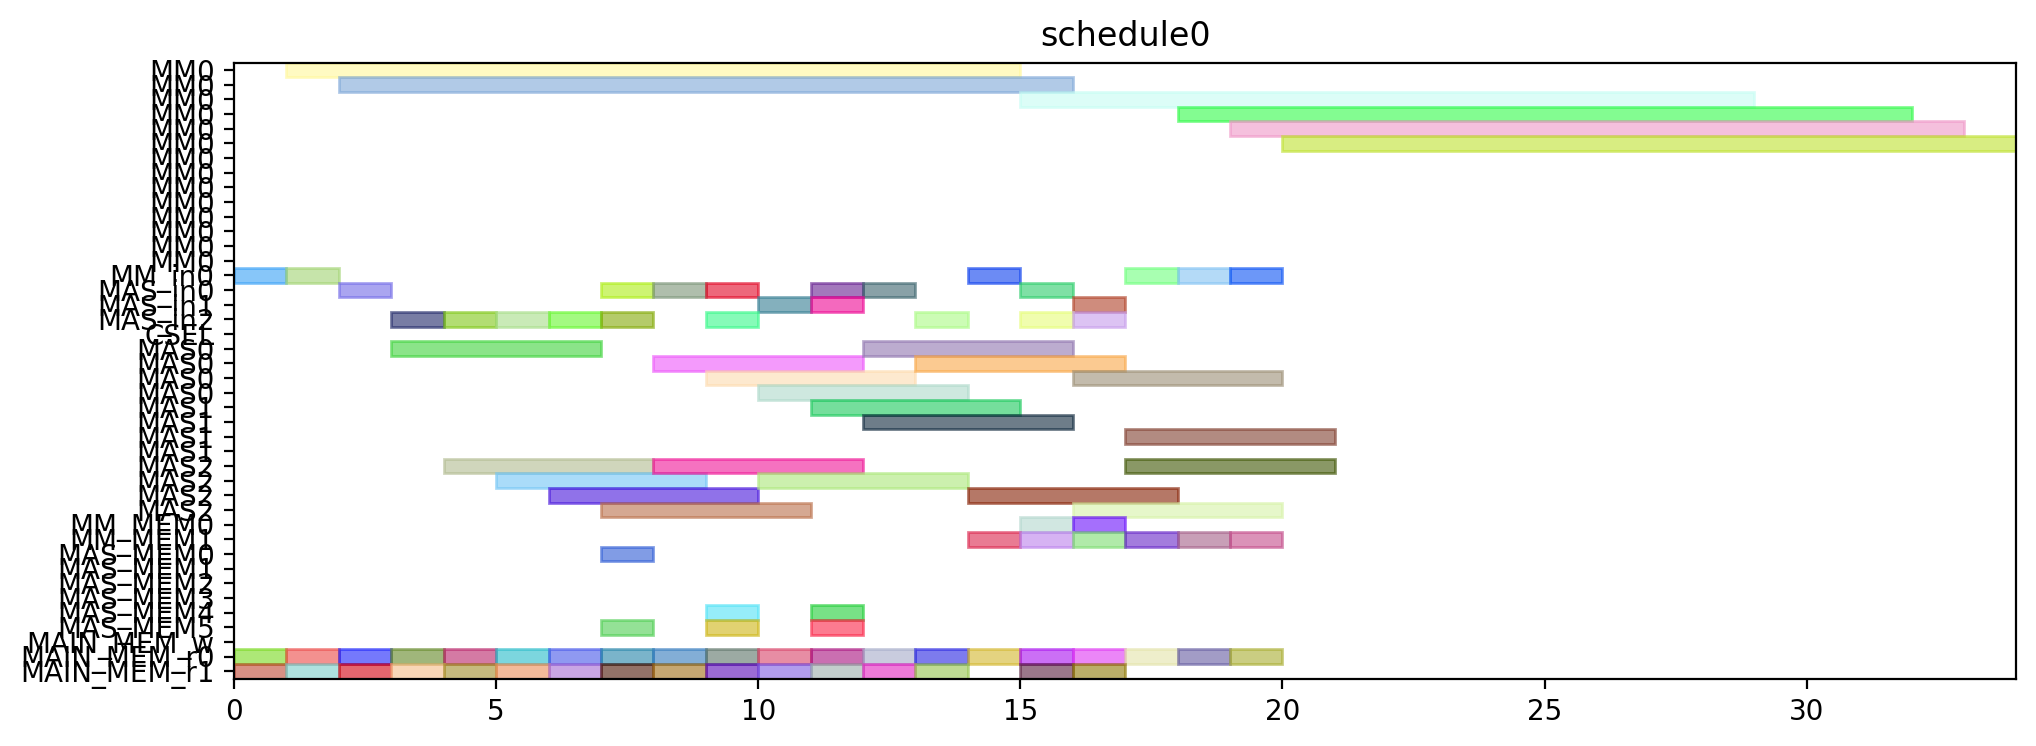

Here is the Python script that generated this plot:
from pyschedule import Scenario, solvers, plotters, alt


def solve():
	horizon = 120
	S = Scenario("schedule0", horizon=horizon)

	# resource
	MM = S.Resources('MM', num=1, size=14)
	MM_in = S.Resources('MM_in', num=1)
	MAS_in = S.Resources('MAS_in', num=3)
	CSEL = S.Resource('CSEL')
	MAS = S.Resources('MAS', num=3, size=4, periods=range(1, horizon))
	MM_MEM = S.Resources('MM_MEM', num=2)
	MAS_MEM = S.Resources('MAS_MEM', num=6)
	MAIN_MEM_w = S.Resource('MAIN_MEM_w', size=1)
	MAIN_MEM_r = S.Resources('MAIN_MEM_r', num=2)

	# result of previous scheduling

	# new tasks
	c_qinv_denom_inv0 = S.Task('c_qinv_denom_inv0', length=14, delay_cost=1)
	c_qinv_denom_inv0 += alt(MM)
	c_qinv_denom_inv0_in = S.Task('c_qinv_denom_inv0_in', length=1, delay_cost=1)
	c_qinv_denom_inv0_in += alt(MM_in)
	S += c_qinv_denom_inv0_in*MM_in[0]<=c_qinv_denom_inv0*MM[0]
	c_qinv_denom_inv0_mem0 = S.Task('c_qinv_denom_inv0_mem0', length=1, delay_cost=1)
	c_qinv_denom_inv0_mem0 += MAIN_MEM_r[0]
	S += c_qinv_denom_inv0_mem0 <= c_qinv_denom_inv0

	c_qinv_denom_inv0_mem1 = S.Task('c_qinv_denom_inv0_mem1', length=1, delay_cost=1)
	c_qinv_denom_inv0_mem1 += MAIN_MEM_r[1]
	S += c_qinv_denom_inv0_mem1 <= c_qinv_denom_inv0

	c_qinv_denom_inv1_ = S.Task('c_qinv_denom_inv1_', length=14, delay_cost=1)
	c_qinv_denom_inv1_ += alt(MM)
	c_qinv_denom_inv1__in = S.Task('c_qinv_denom_inv1__in', length=1, delay_cost=1)
	c_qinv_denom_inv1__in += alt(MM_in)
	S += c_qinv_denom_inv1__in*MM_in[0]<=c_qinv_denom_inv1_*MM[0]
	c_qinv_denom_inv1__mem0 = S.Task('c_qinv_denom_inv1__mem0', length=1, delay_cost=1)
	c_qinv_denom_inv1__mem0 += MAIN_MEM_r[0]
	S += c_qinv_denom_inv1__mem0 <= c_qinv_denom_inv1_

	c_qinv_denom_inv1__mem1 = S.Task('c_qinv_denom_inv1__mem1', length=1, delay_cost=1)
	c_qinv_denom_inv1__mem1 += MAIN_MEM_r[1]
	S += c_qinv_denom_inv1__mem1 <= c_qinv_denom_inv1_

	c_qinv0_t2 = S.Task('c_qinv0_t2', length=4, delay_cost=1)
	c_qinv0_t2 += alt(MAS)
	c_qinv0_t2_in = S.Task('c_qinv0_t2_in', length=1, delay_cost=1)
	c_qinv0_t2_in += alt(MAS_in)
	S += c_qinv0_t2_in*MAS_in[0]<=c_qinv0_t2*MAS[0]

	S += c_qinv0_t2_in*MAS_in[1]<=c_qinv0_t2*MAS[1]

	S += c_qinv0_t2_in*MAS_in[2]<=c_qinv0_t2*MAS[2]

	c_qinv0_t2_mem0 = S.Task('c_qinv0_t2_mem0', length=1, delay_cost=1)
	c_qinv0_t2_mem0 += MAIN_MEM_r[0]
	S += c_qinv0_t2_mem0 <= c_qinv0_t2

	c_qinv0_t2_mem1 = S.Task('c_qinv0_t2_mem1', length=1, delay_cost=1)
	c_qinv0_t2_mem1 += MAIN_MEM_r[1]
	S += c_qinv0_t2_mem1 <= c_qinv0_t2

	c_qinv1__t2 = S.Task('c_qinv1__t2', length=4, delay_cost=1)
	c_qinv1__t2 += alt(MAS)
	c_qinv1__t2_in = S.Task('c_qinv1__t2_in', length=1, delay_cost=1)
	c_qinv1__t2_in += alt(MAS_in)
	S += c_qinv1__t2_in*MAS_in[0]<=c_qinv1__t2*MAS[0]

	S += c_qinv1__t2_in*MAS_in[1]<=c_qinv1__t2*MAS[1]

	S += c_qinv1__t2_in*MAS_in[2]<=c_qinv1__t2*MAS[2]

	c_qinv1__t2_mem0 = S.Task('c_qinv1__t2_mem0', length=1, delay_cost=1)
	c_qinv1__t2_mem0 += MAIN_MEM_r[0]
	S += c_qinv1__t2_mem0 <= c_qinv1__t2

	c_qinv1__t2_mem1 = S.Task('c_qinv1__t2_mem1', length=1, delay_cost=1)
	c_qinv1__t2_mem1 += MAIN_MEM_r[1]
	S += c_qinv1__t2_mem1 <= c_qinv1__t2

	c0_t0_t2 = S.Task('c0_t0_t2', length=4, delay_cost=1)
	c0_t0_t2 += alt(MAS)
	c0_t0_t2_in = S.Task('c0_t0_t2_in', length=1, delay_cost=1)
	c0_t0_t2_in += alt(MAS_in)
	S += c0_t0_t2_in*MAS_in[0]<=c0_t0_t2*MAS[0]

	S += c0_t0_t2_in*MAS_in[1]<=c0_t0_t2*MAS[1]

	S += c0_t0_t2_in*MAS_in[2]<=c0_t0_t2*MAS[2]

	c0_t0_t2_mem0 = S.Task('c0_t0_t2_mem0', length=1, delay_cost=1)
	c0_t0_t2_mem0 += MAIN_MEM_r[0]
	S += c0_t0_t2_mem0 <= c0_t0_t2

	c0_t0_t2_mem1 = S.Task('c0_t0_t2_mem1', length=1, delay_cost=1)
	c0_t0_t2_mem1 += MAIN_MEM_r[1]
	S += c0_t0_t2_mem1 <= c0_t0_t2

	c0_t1_t2 = S.Task('c0_t1_t2', length=4, delay_cost=1)
	c0_t1_t2 += alt(MAS)
	c0_t1_t2_in = S.Task('c0_t1_t2_in', length=1, delay_cost=1)
	c0_t1_t2_in += alt(MAS_in)
	S += c0_t1_t2_in*MAS_in[0]<=c0_t1_t2*MAS[0]

	S += c0_t1_t2_in*MAS_in[1]<=c0_t1_t2*MAS[1]

	S += c0_t1_t2_in*MAS_in[2]<=c0_t1_t2*MAS[2]

	c0_t1_t2_mem0 = S.Task('c0_t1_t2_mem0', length=1, delay_cost=1)
	c0_t1_t2_mem0 += MAIN_MEM_r[0]
	S += c0_t1_t2_mem0 <= c0_t1_t2

	c0_t1_t2_mem1 = S.Task('c0_t1_t2_mem1', length=1, delay_cost=1)
	c0_t1_t2_mem1 += MAIN_MEM_r[1]
	S += c0_t1_t2_mem1 <= c0_t1_t2

	c0_t20 = S.Task('c0_t20', length=4, delay_cost=1)
	c0_t20 += alt(MAS)
	c0_t20_in = S.Task('c0_t20_in', length=1, delay_cost=1)
	c0_t20_in += alt(MAS_in)
	S += c0_t20_in*MAS_in[0]<=c0_t20*MAS[0]

	S += c0_t20_in*MAS_in[1]<=c0_t20*MAS[1]

	S += c0_t20_in*MAS_in[2]<=c0_t20*MAS[2]

	c0_t20_mem0 = S.Task('c0_t20_mem0', length=1, delay_cost=1)
	c0_t20_mem0 += MAIN_MEM_r[0]
	S += c0_t20_mem0 <= c0_t20

	c0_t20_mem1 = S.Task('c0_t20_mem1', length=1, delay_cost=1)
	c0_t20_mem1 += MAIN_MEM_r[1]
	S += c0_t20_mem1 <= c0_t20

	c0_t21 = S.Task('c0_t21', length=4, delay_cost=1)
	c0_t21 += alt(MAS)
	c0_t21_in = S.Task('c0_t21_in', length=1, delay_cost=1)
	c0_t21_in += alt(MAS_in)
	S += c0_t21_in*MAS_in[0]<=c0_t21*MAS[0]

	S += c0_t21_in*MAS_in[1]<=c0_t21*MAS[1]

	S += c0_t21_in*MAS_in[2]<=c0_t21*MAS[2]

	c0_t21_mem0 = S.Task('c0_t21_mem0', length=1, delay_cost=1)
	c0_t21_mem0 += MAIN_MEM_r[0]
	S += c0_t21_mem0 <= c0_t21

	c0_t21_mem1 = S.Task('c0_t21_mem1', length=1, delay_cost=1)
	c0_t21_mem1 += MAIN_MEM_r[1]
	S += c0_t21_mem1 <= c0_t21

	c1_t0_t2 = S.Task('c1_t0_t2', length=4, delay_cost=1)
	c1_t0_t2 += alt(MAS)
	c1_t0_t2_in = S.Task('c1_t0_t2_in', length=1, delay_cost=1)
	c1_t0_t2_in += alt(MAS_in)
	S += c1_t0_t2_in*MAS_in[0]<=c1_t0_t2*MAS[0]

	S += c1_t0_t2_in*MAS_in[1]<=c1_t0_t2*MAS[1]

	S += c1_t0_t2_in*MAS_in[2]<=c1_t0_t2*MAS[2]

	c1_t0_t2_mem0 = S.Task('c1_t0_t2_mem0', length=1, delay_cost=1)
	c1_t0_t2_mem0 += MAIN_MEM_r[0]
	S += c1_t0_t2_mem0 <= c1_t0_t2

	c1_t0_t2_mem1 = S.Task('c1_t0_t2_mem1', length=1, delay_cost=1)
	c1_t0_t2_mem1 += MAIN_MEM_r[1]
	S += c1_t0_t2_mem1 <= c1_t0_t2

	c1_t1_t2 = S.Task('c1_t1_t2', length=4, delay_cost=1)
	c1_t1_t2 += alt(MAS)
	c1_t1_t2_in = S.Task('c1_t1_t2_in', length=1, delay_cost=1)
	c1_t1_t2_in += alt(MAS_in)
	S += c1_t1_t2_in*MAS_in[0]<=c1_t1_t2*MAS[0]

	S += c1_t1_t2_in*MAS_in[1]<=c1_t1_t2*MAS[1]

	S += c1_t1_t2_in*MAS_in[2]<=c1_t1_t2*MAS[2]

	c1_t1_t2_mem0 = S.Task('c1_t1_t2_mem0', length=1, delay_cost=1)
	c1_t1_t2_mem0 += MAIN_MEM_r[0]
	S += c1_t1_t2_mem0 <= c1_t1_t2

	c1_t1_t2_mem1 = S.Task('c1_t1_t2_mem1', length=1, delay_cost=1)
	c1_t1_t2_mem1 += MAIN_MEM_r[1]
	S += c1_t1_t2_mem1 <= c1_t1_t2

	c1_t20 = S.Task('c1_t20', length=4, delay_cost=1)
	c1_t20 += alt(MAS)
	c1_t20_in = S.Task('c1_t20_in', length=1, delay_cost=1)
	c1_t20_in += alt(MAS_in)
	S += c1_t20_in*MAS_in[0]<=c1_t20*MAS[0]

	S += c1_t20_in*MAS_in[1]<=c1_t20*MAS[1]

	S += c1_t20_in*MAS_in[2]<=c1_t20*MAS[2]

	c1_t20_mem0 = S.Task('c1_t20_mem0', length=1, delay_cost=1)
	c1_t20_mem0 += MAIN_MEM_r[0]
	S += c1_t20_mem0 <= c1_t20

	c1_t20_mem1 = S.Task('c1_t20_mem1', length=1, delay_cost=1)
	c1_t20_mem1 += MAIN_MEM_r[1]
	S += c1_t20_mem1 <= c1_t20

	c1_t21 = S.Task('c1_t21', length=4, delay_cost=1)
	c1_t21 += alt(MAS)
	c1_t21_in = S.Task('c1_t21_in', length=1, delay_cost=1)
	c1_t21_in += alt(MAS_in)
	S += c1_t21_in*MAS_in[0]<=c1_t21*MAS[0]

	S += c1_t21_in*MAS_in[1]<=c1_t21*MAS[1]

	S += c1_t21_in*MAS_in[2]<=c1_t21*MAS[2]

	c1_t21_mem0 = S.Task('c1_t21_mem0', length=1, delay_cost=1)
	c1_t21_mem0 += MAIN_MEM_r[0]
	S += c1_t21_mem0 <= c1_t21

	c1_t21_mem1 = S.Task('c1_t21_mem1', length=1, delay_cost=1)
	c1_t21_mem1 += MAIN_MEM_r[1]
	S += c1_t21_mem1 <= c1_t21

	c2_t0_t2 = S.Task('c2_t0_t2', length=4, delay_cost=1)
	c2_t0_t2 += alt(MAS)
	c2_t0_t2_in = S.Task('c2_t0_t2_in', length=1, delay_cost=1)
	c2_t0_t2_in += alt(MAS_in)
	S += c2_t0_t2_in*MAS_in[0]<=c2_t0_t2*MAS[0]

	S += c2_t0_t2_in*MAS_in[1]<=c2_t0_t2*MAS[1]

	S += c2_t0_t2_in*MAS_in[2]<=c2_t0_t2*MAS[2]

	c2_t0_t2_mem0 = S.Task('c2_t0_t2_mem0', length=1, delay_cost=1)
	c2_t0_t2_mem0 += MAIN_MEM_r[0]
	S += c2_t0_t2_mem0 <= c2_t0_t2

	c2_t0_t2_mem1 = S.Task('c2_t0_t2_mem1', length=1, delay_cost=1)
	c2_t0_t2_mem1 += MAIN_MEM_r[1]
	S += c2_t0_t2_mem1 <= c2_t0_t2

	c2_t1_t2 = S.Task('c2_t1_t2', length=4, delay_cost=1)
	c2_t1_t2 += alt(MAS)
	c2_t1_t2_in = S.Task('c2_t1_t2_in', length=1, delay_cost=1)
	c2_t1_t2_in += alt(MAS_in)
	S += c2_t1_t2_in*MAS_in[0]<=c2_t1_t2*MAS[0]

	S += c2_t1_t2_in*MAS_in[1]<=c2_t1_t2*MAS[1]

	S += c2_t1_t2_in*MAS_in[2]<=c2_t1_t2*MAS[2]

	c2_t1_t2_mem0 = S.Task('c2_t1_t2_mem0', length=1, delay_cost=1)
	c2_t1_t2_mem0 += MAIN_MEM_r[0]
	S += c2_t1_t2_mem0 <= c2_t1_t2

	c2_t1_t2_mem1 = S.Task('c2_t1_t2_mem1', length=1, delay_cost=1)
	c2_t1_t2_mem1 += MAIN_MEM_r[1]
	S += c2_t1_t2_mem1 <= c2_t1_t2

	c2_t20 = S.Task('c2_t20', length=4, delay_cost=1)
	c2_t20 += alt(MAS)
	c2_t20_in = S.Task('c2_t20_in', length=1, delay_cost=1)
	c2_t20_in += alt(MAS_in)
	S += c2_t20_in*MAS_in[0]<=c2_t20*MAS[0]

	S += c2_t20_in*MAS_in[1]<=c2_t20*MAS[1]

	S += c2_t20_in*MAS_in[2]<=c2_t20*MAS[2]

	c2_t20_mem0 = S.Task('c2_t20_mem0', length=1, delay_cost=1)
	c2_t20_mem0 += MAIN_MEM_r[0]
	S += c2_t20_mem0 <= c2_t20

	c2_t20_mem1 = S.Task('c2_t20_mem1', length=1, delay_cost=1)
	c2_t20_mem1 += MAIN_MEM_r[1]
	S += c2_t20_mem1 <= c2_t20

	c2_t21 = S.Task('c2_t21', length=4, delay_cost=1)
	c2_t21 += alt(MAS)
	c2_t21_in = S.Task('c2_t21_in', length=1, delay_cost=1)
	c2_t21_in += alt(MAS_in)
	S += c2_t21_in*MAS_in[0]<=c2_t21*MAS[0]

	S += c2_t21_in*MAS_in[1]<=c2_t21*MAS[1]

	S += c2_t21_in*MAS_in[2]<=c2_t21*MAS[2]

	c2_t21_mem0 = S.Task('c2_t21_mem0', length=1, delay_cost=1)
	c2_t21_mem0 += MAIN_MEM_r[0]
	S += c2_t21_mem0 <= c2_t21

	c2_t21_mem1 = S.Task('c2_t21_mem1', length=1, delay_cost=1)
	c2_t21_mem1 += MAIN_MEM_r[1]
	S += c2_t21_mem1 <= c2_t21

	c_qinv0_t0 = S.Task('c_qinv0_t0', length=14, delay_cost=1)
	c_qinv0_t0 += alt(MM)
	c_qinv0_t0_in = S.Task('c_qinv0_t0_in', length=1, delay_cost=1)
	c_qinv0_t0_in += alt(MM_in)
	S += c_qinv0_t0_in*MM_in[0]<=c_qinv0_t0*MM[0]
	c_qinv0_t0_mem0 = S.Task('c_qinv0_t0_mem0', length=1, delay_cost=1)
	c_qinv0_t0_mem0 += MAIN_MEM_r[0]
	S += c_qinv0_t0_mem0 <= c_qinv0_t0

	c_qinv0_t0_mem1 = S.Task('c_qinv0_t0_mem1', length=1, delay_cost=1)
	c_qinv0_t0_mem1 += alt(MM_MEM)
	S += (c_qinv_denom_inv0*MM[0])-1 < c_qinv0_t0_mem1*MM_MEM[1]
	S += c_qinv0_t0_mem1 <= c_qinv0_t0

	c_qinv0_t1 = S.Task('c_qinv0_t1', length=14, delay_cost=1)
	c_qinv0_t1 += alt(MM)
	c_qinv0_t1_in = S.Task('c_qinv0_t1_in', length=1, delay_cost=1)
	c_qinv0_t1_in += alt(MM_in)
	S += c_qinv0_t1_in*MM_in[0]<=c_qinv0_t1*MM[0]
	c_qinv0_t1_mem0 = S.Task('c_qinv0_t1_mem0', length=1, delay_cost=1)
	c_qinv0_t1_mem0 += MAIN_MEM_r[0]
	S += c_qinv0_t1_mem0 <= c_qinv0_t1

	c_qinv0_t1_mem1 = S.Task('c_qinv0_t1_mem1', length=1, delay_cost=1)
	c_qinv0_t1_mem1 += alt(MM_MEM)
	S += (c_qinv_denom_inv1_*MM[0])-1 < c_qinv0_t1_mem1*MM_MEM[1]
	S += c_qinv0_t1_mem1 <= c_qinv0_t1

	c_qinv0_t3 = S.Task('c_qinv0_t3', length=4, delay_cost=1)
	c_qinv0_t3 += alt(MAS)
	c_qinv0_t3_in = S.Task('c_qinv0_t3_in', length=1, delay_cost=1)
	c_qinv0_t3_in += alt(MAS_in)
	S += c_qinv0_t3_in*MAS_in[0]<=c_qinv0_t3*MAS[0]

	S += c_qinv0_t3_in*MAS_in[1]<=c_qinv0_t3*MAS[1]

	S += c_qinv0_t3_in*MAS_in[2]<=c_qinv0_t3*MAS[2]

	c_qinv0_t3_mem0 = S.Task('c_qinv0_t3_mem0', length=1, delay_cost=1)
	c_qinv0_t3_mem0 += alt(MM_MEM)
	S += (c_qinv_denom_inv0*MM[0])-1 < c_qinv0_t3_mem0*MM_MEM[0]
	S += c_qinv0_t3_mem0 <= c_qinv0_t3

	c_qinv0_t3_mem1 = S.Task('c_qinv0_t3_mem1', length=1, delay_cost=1)
	c_qinv0_t3_mem1 += alt(MM_MEM)
	S += (c_qinv_denom_inv1_*MM[0])-1 < c_qinv0_t3_mem1*MM_MEM[1]
	S += c_qinv0_t3_mem1 <= c_qinv0_t3

	c_qinv1__t0 = S.Task('c_qinv1__t0', length=14, delay_cost=1)
	c_qinv1__t0 += alt(MM)
	c_qinv1__t0_in = S.Task('c_qinv1__t0_in', length=1, delay_cost=1)
	c_qinv1__t0_in += alt(MM_in)
	S += c_qinv1__t0_in*MM_in[0]<=c_qinv1__t0*MM[0]
	c_qinv1__t0_mem0 = S.Task('c_qinv1__t0_mem0', length=1, delay_cost=1)
	c_qinv1__t0_mem0 += MAIN_MEM_r[0]
	S += c_qinv1__t0_mem0 <= c_qinv1__t0

	c_qinv1__t0_mem1 = S.Task('c_qinv1__t0_mem1', length=1, delay_cost=1)
	c_qinv1__t0_mem1 += alt(MM_MEM)
	S += (c_qinv_denom_inv0*MM[0])-1 < c_qinv1__t0_mem1*MM_MEM[1]
	S += c_qinv1__t0_mem1 <= c_qinv1__t0

	c_qinv1__t1 = S.Task('c_qinv1__t1', length=14, delay_cost=1)
	c_qinv1__t1 += alt(MM)
	c_qinv1__t1_in = S.Task('c_qinv1__t1_in', length=1, delay_cost=1)
	c_qinv1__t1_in += alt(MM_in)
	S += c_qinv1__t1_in*MM_in[0]<=c_qinv1__t1*MM[0]
	c_qinv1__t1_mem0 = S.Task('c_qinv1__t1_mem0', length=1, delay_cost=1)
	c_qinv1__t1_mem0 += MAIN_MEM_r[0]
	S += c_qinv1__t1_mem0 <= c_qinv1__t1

	c_qinv1__t1_mem1 = S.Task('c_qinv1__t1_mem1', length=1, delay_cost=1)
	c_qinv1__t1_mem1 += alt(MM_MEM)
	S += (c_qinv_denom_inv1_*MM[0])-1 < c_qinv1__t1_mem1*MM_MEM[1]
	S += c_qinv1__t1_mem1 <= c_qinv1__t1

	c_qinv1__t3 = S.Task('c_qinv1__t3', length=4, delay_cost=1)
	c_qinv1__t3 += alt(MAS)
	c_qinv1__t3_in = S.Task('c_qinv1__t3_in', length=1, delay_cost=1)
	c_qinv1__t3_in += alt(MAS_in)
	S += c_qinv1__t3_in*MAS_in[0]<=c_qinv1__t3*MAS[0]

	S += c_qinv1__t3_in*MAS_in[1]<=c_qinv1__t3*MAS[1]

	S += c_qinv1__t3_in*MAS_in[2]<=c_qinv1__t3*MAS[2]

	c_qinv1__t3_mem0 = S.Task('c_qinv1__t3_mem0', length=1, delay_cost=1)
	c_qinv1__t3_mem0 += alt(MM_MEM)
	S += (c_qinv_denom_inv0*MM[0])-1 < c_qinv1__t3_mem0*MM_MEM[0]
	S += c_qinv1__t3_mem0 <= c_qinv1__t3

	c_qinv1__t3_mem1 = S.Task('c_qinv1__t3_mem1', length=1, delay_cost=1)
	c_qinv1__t3_mem1 += alt(MM_MEM)
	S += (c_qinv_denom_inv1_*MM[0])-1 < c_qinv1__t3_mem1*MM_MEM[1]
	S += c_qinv1__t3_mem1 <= c_qinv1__t3

	c0_t4_t2 = S.Task('c0_t4_t2', length=4, delay_cost=1)
	c0_t4_t2 += alt(MAS)
	c0_t4_t2_in = S.Task('c0_t4_t2_in', length=1, delay_cost=1)
	c0_t4_t2_in += alt(MAS_in)
	S += c0_t4_t2_in*MAS_in[0]<=c0_t4_t2*MAS[0]

	S += c0_t4_t2_in*MAS_in[1]<=c0_t4_t2*MAS[1]

	S += c0_t4_t2_in*MAS_in[2]<=c0_t4_t2*MAS[2]

	c0_t4_t2_mem0 = S.Task('c0_t4_t2_mem0', length=1, delay_cost=1)
	c0_t4_t2_mem0 += alt(MAS_MEM)
	S += (c0_t20*MAS[0])-1 < c0_t4_t2_mem0*MAS_MEM[0]
	S += (c0_t20*MAS[1])-1 < c0_t4_t2_mem0*MAS_MEM[2]
	S += (c0_t20*MAS[2])-1 < c0_t4_t2_mem0*MAS_MEM[4]
	S += c0_t4_t2_mem0 <= c0_t4_t2

	c0_t4_t2_mem1 = S.Task('c0_t4_t2_mem1', length=1, delay_cost=1)
	c0_t4_t2_mem1 += alt(MAS_MEM)
	S += (c0_t21*MAS[0])-1 < c0_t4_t2_mem1*MAS_MEM[1]
	S += (c0_t21*MAS[1])-1 < c0_t4_t2_mem1*MAS_MEM[3]
	S += (c0_t21*MAS[2])-1 < c0_t4_t2_mem1*MAS_MEM[5]
	S += c0_t4_t2_mem1 <= c0_t4_t2

	c1_t4_t2 = S.Task('c1_t4_t2', length=4, delay_cost=1)
	c1_t4_t2 += alt(MAS)
	c1_t4_t2_in = S.Task('c1_t4_t2_in', length=1, delay_cost=1)
	c1_t4_t2_in += alt(MAS_in)
	S += c1_t4_t2_in*MAS_in[0]<=c1_t4_t2*MAS[0]

	S += c1_t4_t2_in*MAS_in[1]<=c1_t4_t2*MAS[1]

	S += c1_t4_t2_in*MAS_in[2]<=c1_t4_t2*MAS[2]

	c1_t4_t2_mem0 = S.Task('c1_t4_t2_mem0', length=1, delay_cost=1)
	c1_t4_t2_mem0 += alt(MAS_MEM)
	S += (c1_t20*MAS[0])-1 < c1_t4_t2_mem0*MAS_MEM[0]
	S += (c1_t20*MAS[1])-1 < c1_t4_t2_mem0*MAS_MEM[2]
	S += (c1_t20*MAS[2])-1 < c1_t4_t2_mem0*MAS_MEM[4]
	S += c1_t4_t2_mem0 <= c1_t4_t2

	c1_t4_t2_mem1 = S.Task('c1_t4_t2_mem1', length=1, delay_cost=1)
	c1_t4_t2_mem1 += alt(MAS_MEM)
	S += (c1_t21*MAS[0])-1 < c1_t4_t2_mem1*MAS_MEM[1]
	S += (c1_t21*MAS[1])-1 < c1_t4_t2_mem1*MAS_MEM[3]
	S += (c1_t21*MAS[2])-1 < c1_t4_t2_mem1*MAS_MEM[5]
	S += c1_t4_t2_mem1 <= c1_t4_t2

	c2_t4_t2 = S.Task('c2_t4_t2', length=4, delay_cost=1)
	c2_t4_t2 += alt(MAS)
	c2_t4_t2_in = S.Task('c2_t4_t2_in', length=1, delay_cost=1)
	c2_t4_t2_in += alt(MAS_in)
	S += c2_t4_t2_in*MAS_in[0]<=c2_t4_t2*MAS[0]

	S += c2_t4_t2_in*MAS_in[1]<=c2_t4_t2*MAS[1]

	S += c2_t4_t2_in*MAS_in[2]<=c2_t4_t2*MAS[2]

	c2_t4_t2_mem0 = S.Task('c2_t4_t2_mem0', length=1, delay_cost=1)
	c2_t4_t2_mem0 += alt(MAS_MEM)
	S += (c2_t20*MAS[0])-1 < c2_t4_t2_mem0*MAS_MEM[0]
	S += (c2_t20*MAS[1])-1 < c2_t4_t2_mem0*MAS_MEM[2]
	S += (c2_t20*MAS[2])-1 < c2_t4_t2_mem0*MAS_MEM[4]
	S += c2_t4_t2_mem0 <= c2_t4_t2

	c2_t4_t2_mem1 = S.Task('c2_t4_t2_mem1', length=1, delay_cost=1)
	c2_t4_t2_mem1 += alt(MAS_MEM)
	S += (c2_t21*MAS[0])-1 < c2_t4_t2_mem1*MAS_MEM[1]
	S += (c2_t21*MAS[1])-1 < c2_t4_t2_mem1*MAS_MEM[3]
	S += (c2_t21*MAS[2])-1 < c2_t4_t2_mem1*MAS_MEM[5]
	S += c2_t4_t2_mem1 <= c2_t4_t2

	solvers.mip.solve(S,msg=1,kind='CPLEX',ratio_gap=1.01)

	solution = [['hoge']*len(S.solution()[1]) for i in range(len(S.solution()))]
	for i in range(len(S.solution())):
		for j in range(len(S.solution()[i])):
			solution[i][j]=str(S.solution()[i][j])
	print(solution)

	cycles = int(solution[-1][3])

	pic_file_name = "/mnt/rose/usr1/fukuda/ABE/multiRAM_multiMAS_16mux/scheduling_result/stage14MM1_stage4MAS3/FP12_INV_AFTER_FPINV/schedule0.png"
	if(S.solution() != []):
		plotters.matplotlib.plot(S,img_filename=pic_file_name, show_task_labels=False, fig_size=(cycles*0.25+3, 4))

	return solution
